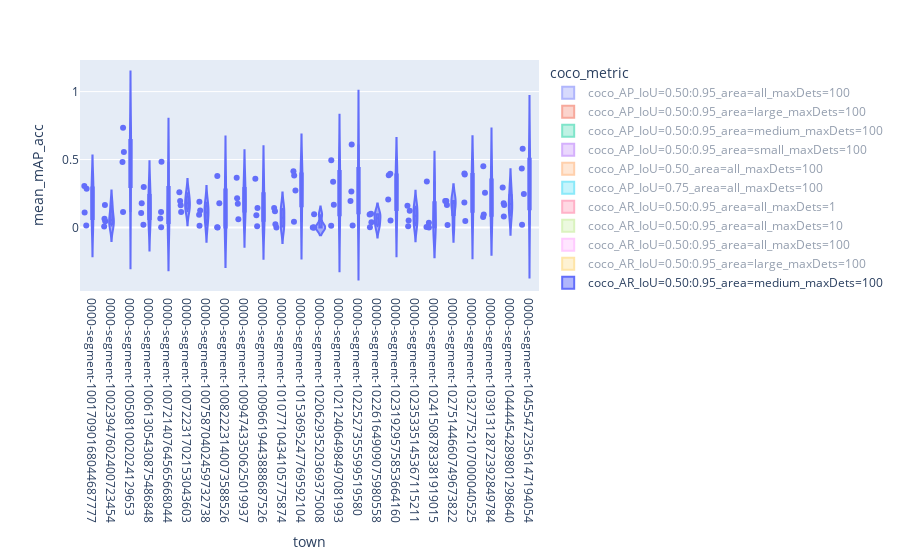

The notebook cell saved with this chart:
### Code cell
import plotly.express as px
df = df.sort_values(by=["town", "coco_metric"])
fig = px.violin(df.loc[df["timely"] == True], y="mean_mAP_acc", x="town", color="coco_metric", box=True, points="all", hover_data=["model_name", "resolution", "mean_lat", "mean_mAP_acc"])
fig.show()
